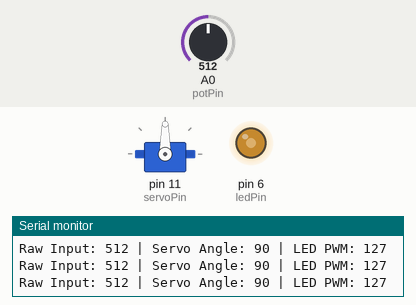
Recording of a sketch running on a simulated Arduino Uno, built with avr-gcc and run on an emulated ATmega328P. On the bench: servo, output pins drawn as LEDs (lit = HIGH), the last lines printed to the serial monitor. The inputs (shaded band) are chosen by the test bench; at power-on: A0 (potPin) = 512.

Above: at 1.2 s.
1.3 s: A0 (potPin) set to 716
At 2.3 s:
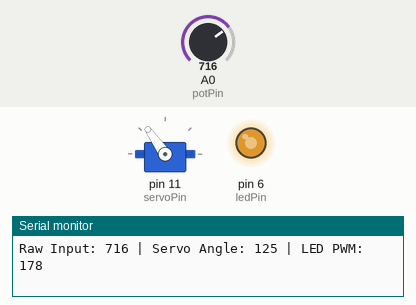
2.8 s: A0 (potPin) set to 306
At 3.7 s:
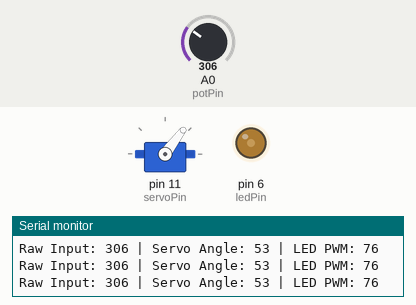
4.3 s: A0 (potPin) set to 0
At 5.5 s:
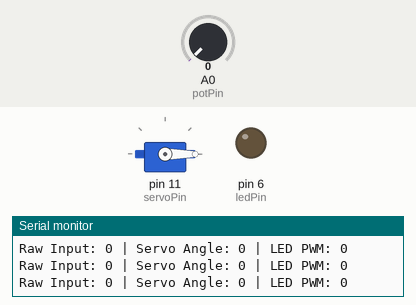
5.8 s: A0 (potPin) set to 122
At 6.2 s:
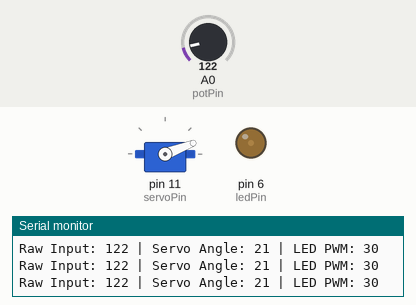
7.3 s: A0 (potPin) set to 1023
At 8.5 s:
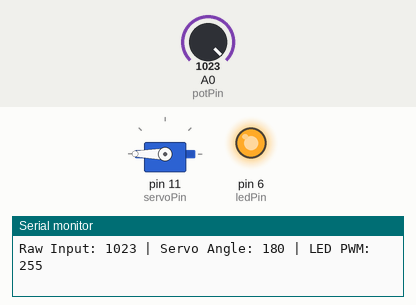
8.8 s: A0 (potPin) set to 900
At 9.2 s:
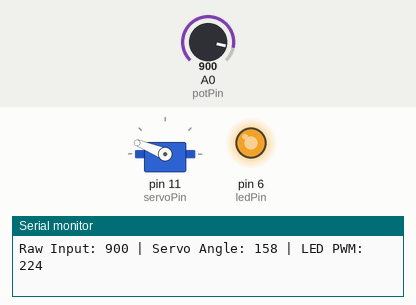
Timing chart, 0 to 11.3 s (numbered marks = the images above; inputs shaded):
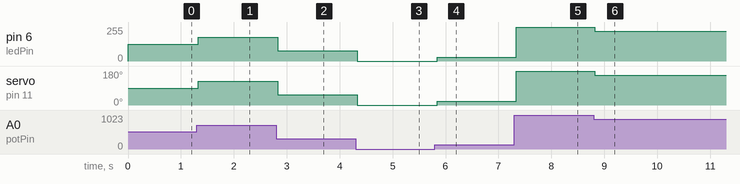

The sketch:

Servo_LED_Sync_Logic.ino
```cpp
/*
 * Project: Synchronized Actuator Control System
 * Author: Sayon Ghosh (CSE Student)
 * Logic: Linear Interpolation (Mapping) to sync mechanical and electrical outputs.
 */

#include <Servo.h>

Servo myservo;

// Hardware Pin Configuration
const int servoPin = 11; // PWM Pin for Motor
const int ledPin = 6;    // PWM Pin for LED
const int potPin = A0;   // Analog Input

void setup (){
  myservo.attach(servoPin);
  pinMode(ledPin, OUTPUT);
  Serial.begin(9600);
}

void loop(){
  int potValue = analogRead(potPin); // Raw Data: 0-1023

  // Data Processing: Mapping ADC value to Actuator Limits
  int angle = map(potValue, 0, 1023, 0, 180);      // Mechanical Limit
  int brightness = map(potValue, 0, 1023, 0, 255); // Electrical Limit (8-bit)

  // Execution
  myservo.write(angle);
  analogWrite(ledPin, brightness);

  // Data Logging
  Serial.print("Raw Input: ");
  Serial.print(potValue);
  Serial.print(" | Servo Angle: ");
  Serial.print(angle);
  Serial.print(" | LED PWM: ");
  Serial.println(brightness);

  delay(15); // Stabilization delay for Servo Gearbox
}
```

Measured:
- after the input at 1.3 s, pin 6 (ledPin): 127/255 → 178/255 at once; servo on pin 11 (servoPin): 90° → 125° at once
- after the input at 2.8 s, pin 6 (ledPin): 178/255 → 76/255 at once; servo on pin 11 (servoPin): 125° → 53° at once
- after the input at 4.3 s, pin 6 (ledPin): 76/255 → 0/255 at once; servo on pin 11 (servoPin): 53° → 0° at once
- after the input at 5.8 s, pin 6 (ledPin): 0/255 → 30/255 at once; servo on pin 11 (servoPin): 0° → 21° at once
- after the input at 7.3 s, pin 6 (ledPin): 30/255 → 255/255 at once; servo on pin 11 (servoPin): 21° → 180° at once
- after the input at 8.8 s, pin 6 (ledPin): 255/255 → 224/255 at once; servo on pin 11 (servoPin): 180° → 158° at once
